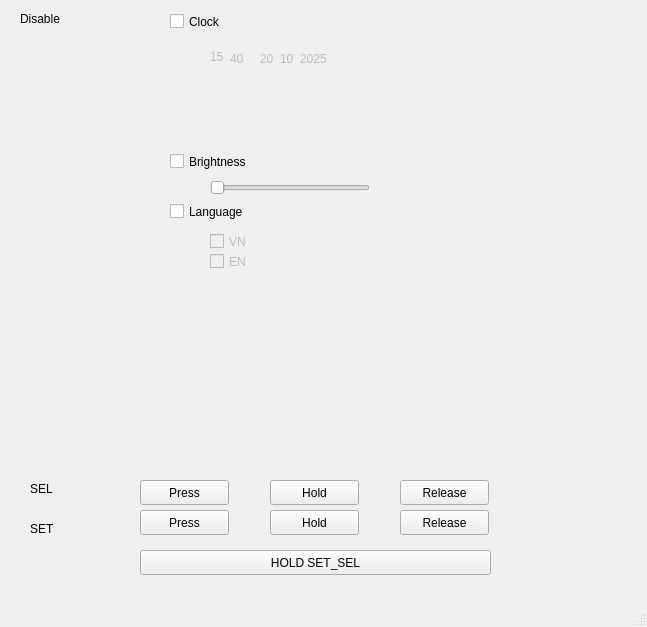
<?xml version="1.0" encoding="UTF-8"?>
<ui version="4.0">
 <class>MainWindow</class>
 <widget class="QMainWindow" name="MainWindow">
  <property name="geometry">
   <rect>
    <x>0</x>
    <y>0</y>
    <width>647</width>
    <height>627</height>
   </rect>
  </property>
  <property name="font">
   <font>
    <weight>50</weight>
    <bold>false</bold>
   </font>
  </property>
  <property name="windowTitle">
   <string>MainWindow</string>
  </property>
  <widget class="QWidget" name="centralwidget">
   <widget class="QPushButton" name="SEL_Press">
    <property name="geometry">
     <rect>
      <x>140</x>
      <y>480</y>
      <width>89</width>
      <height>25</height>
     </rect>
    </property>
    <property name="text">
     <string>Press</string>
    </property>
   </widget>
   <widget class="QPushButton" name="SEL_Hold">
    <property name="geometry">
     <rect>
      <x>270</x>
      <y>480</y>
      <width>89</width>
      <height>25</height>
     </rect>
    </property>
    <property name="text">
     <string>Hold</string>
    </property>
   </widget>
   <widget class="QPushButton" name="SEL_Release">
    <property name="geometry">
     <rect>
      <x>400</x>
      <y>480</y>
      <width>89</width>
      <height>25</height>
     </rect>
    </property>
    <property name="text">
     <string>Release</string>
    </property>
   </widget>
   <widget class="QCheckBox" name="cb_IsSettingClock">
    <property name="enabled">
     <bool>true</bool>
    </property>
    <property name="geometry">
     <rect>
      <x>170</x>
      <y>10</y>
      <width>92</width>
      <height>23</height>
     </rect>
    </property>
    <property name="font">
     <font>
      <weight>50</weight>
      <bold>false</bold>
     </font>
    </property>
    <property name="text">
     <string>Clock</string>
    </property>
   </widget>
   <widget class="QCheckBox" name="cb_IsSettingBrightness">
    <property name="enabled">
     <bool>true</bool>
    </property>
    <property name="geometry">
     <rect>
      <x>170</x>
      <y>150</y>
      <width>92</width>
      <height>23</height>
     </rect>
    </property>
    <property name="text">
     <string>Brightness</string>
    </property>
   </widget>
   <widget class="QSlider" name="levelBrightness">
    <property name="enabled">
     <bool>false</bool>
    </property>
    <property name="geometry">
     <rect>
      <x>210</x>
      <y>180</y>
      <width>160</width>
      <height>16</height>
     </rect>
    </property>
    <property name="orientation">
     <enum>Qt::Horizontal</enum>
    </property>
   </widget>
   <widget class="QLabel" name="lb_Clock_Hour">
    <property name="enabled">
     <bool>false</bool>
    </property>
    <property name="geometry">
     <rect>
      <x>210</x>
      <y>47</y>
      <width>21</width>
      <height>20</height>
     </rect>
    </property>
    <property name="text">
     <string>15</string>
    </property>
   </widget>
   <widget class="QLabel" name="label_2">
    <property name="geometry">
     <rect>
      <x>30</x>
      <y>480</y>
      <width>67</width>
      <height>17</height>
     </rect>
    </property>
    <property name="text">
     <string>SEL</string>
    </property>
   </widget>
   <widget class="QLabel" name="label_3">
    <property name="geometry">
     <rect>
      <x>30</x>
      <y>520</y>
      <width>67</width>
      <height>17</height>
     </rect>
    </property>
    <property name="text">
     <string>SET</string>
    </property>
   </widget>
   <widget class="QPushButton" name="SET_Press">
    <property name="geometry">
     <rect>
      <x>140</x>
      <y>510</y>
      <width>89</width>
      <height>25</height>
     </rect>
    </property>
    <property name="text">
     <string>Press</string>
    </property>
   </widget>
   <widget class="QPushButton" name="SET_Release">
    <property name="geometry">
     <rect>
      <x>400</x>
      <y>510</y>
      <width>89</width>
      <height>25</height>
     </rect>
    </property>
    <property name="text">
     <string>Release</string>
    </property>
   </widget>
   <widget class="QPushButton" name="SET_Hold">
    <property name="geometry">
     <rect>
      <x>270</x>
      <y>510</y>
      <width>89</width>
      <height>25</height>
     </rect>
    </property>
    <property name="text">
     <string>Hold</string>
    </property>
   </widget>
   <widget class="QLabel" name="lbOpenSetting">
    <property name="geometry">
     <rect>
      <x>20</x>
      <y>10</y>
      <width>67</width>
      <height>17</height>
     </rect>
    </property>
    <property name="text">
     <string>Disable</string>
    </property>
   </widget>
   <widget class="QPushButton" name="SEL_SET_Hold">
    <property name="geometry">
     <rect>
      <x>140</x>
      <y>550</y>
      <width>351</width>
      <height>25</height>
     </rect>
    </property>
    <property name="text">
     <string>HOLD SET_SEL</string>
    </property>
   </widget>
   <widget class="QCheckBox" name="cb_IsSettingLanguage">
    <property name="enabled">
     <bool>true</bool>
    </property>
    <property name="geometry">
     <rect>
      <x>170</x>
      <y>200</y>
      <width>92</width>
      <height>23</height>
     </rect>
    </property>
    <property name="text">
     <string>Language</string>
    </property>
   </widget>
   <widget class="QCheckBox" name="cb_IsSettingLanguage_VN">
    <property name="enabled">
     <bool>false</bool>
    </property>
    <property name="geometry">
     <rect>
      <x>210</x>
      <y>230</y>
      <width>92</width>
      <height>23</height>
     </rect>
    </property>
    <property name="text">
     <string>VN</string>
    </property>
   </widget>
   <widget class="QCheckBox" name="cb_IsSettingLanguage_EN">
    <property name="enabled">
     <bool>false</bool>
    </property>
    <property name="geometry">
     <rect>
      <x>210</x>
      <y>250</y>
      <width>92</width>
      <height>23</height>
     </rect>
    </property>
    <property name="text">
     <string>EN</string>
    </property>
   </widget>
   <widget class="QLabel" name="lb_Clock_Day">
    <property name="enabled">
     <bool>false</bool>
    </property>
    <property name="geometry">
     <rect>
      <x>260</x>
      <y>50</y>
      <width>21</width>
      <height>17</height>
     </rect>
    </property>
    <property name="text">
     <string>20</string>
    </property>
   </widget>
   <widget class="QLabel" name="lb_Clock_Minute">
    <property name="enabled">
     <bool>false</bool>
    </property>
    <property name="geometry">
     <rect>
      <x>230</x>
      <y>50</y>
      <width>21</width>
      <height>17</height>
     </rect>
    </property>
    <property name="text">
     <string>40</string>
    </property>
   </widget>
   <widget class="QLabel" name="lb_Clock_Month">
    <property name="enabled">
     <bool>false</bool>
    </property>
    <property name="geometry">
     <rect>
      <x>280</x>
      <y>50</y>
      <width>21</width>
      <height>17</height>
     </rect>
    </property>
    <property name="text">
     <string>10</string>
    </property>
   </widget>
   <widget class="QLabel" name="lb_Clock_Year">
    <property name="enabled">
     <bool>false</bool>
    </property>
    <property name="geometry">
     <rect>
      <x>300</x>
      <y>50</y>
      <width>41</width>
      <height>17</height>
     </rect>
    </property>
    <property name="text">
     <string>2025</string>
    </property>
   </widget>
  </widget>
  <widget class="QMenuBar" name="menubar">
   <property name="geometry">
    <rect>
     <x>0</x>
     <y>0</y>
     <width>647</width>
     <height>22</height>
    </rect>
   </property>
  </widget>
  <widget class="QStatusBar" name="statusbar"/>
 </widget>
 <resources/>
 <connections/>
</ui>
